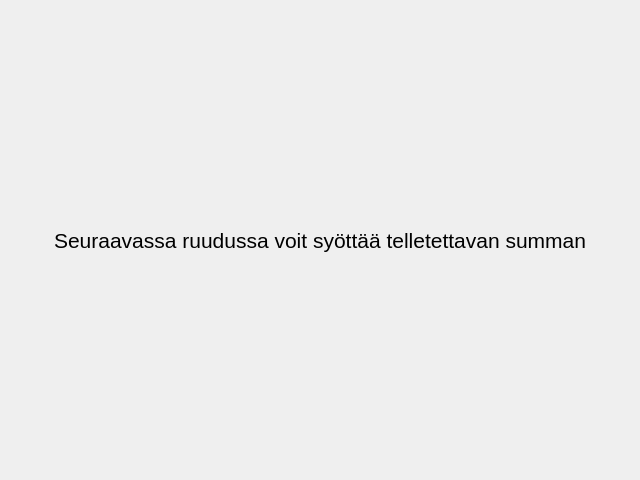
<?xml version="1.0" encoding="UTF-8"?>
<ui version="4.0">
 <class>PageDeposit</class>
 <widget class="PageWithUserBar" name="PageDeposit">
  <property name="geometry">
   <rect>
    <x>0</x>
    <y>0</y>
    <width>640</width>
    <height>480</height>
   </rect>
  </property>
  <property name="windowTitle">
   <string>Talletus</string>
  </property>
  <layout class="QVBoxLayout" name="widgetRootLayout">
   <item>
    <widget class="QLabel" name="lblInfo">
     <property name="sizePolicy">
      <sizepolicy hsizetype="Expanding" vsizetype="Expanding">
       <horstretch>0</horstretch>
       <verstretch>0</verstretch>
      </sizepolicy>
     </property>
     <property name="font">
      <font>
       <pointsize>16</pointsize>
      </font>
     </property>
     <property name="text">
      <string>Seuraavassa ruudussa voit syöttää telletettavan summan</string>
     </property>
     <property name="textFormat">
      <enum>Qt::PlainText</enum>
     </property>
     <property name="alignment">
      <set>Qt::AlignCenter</set>
     </property>
    </widget>
   </item>
  </layout>
 </widget>
 <customwidgets>
  <customwidget>
   <class>PageWithUserBar</class>
   <extends>QWidget</extends>
   <header>page/abstract/pagewithuserbar.h</header>
   <container>1</container>
  </customwidget>
 </customwidgets>
 <resources/>
 <connections/>
</ui>
